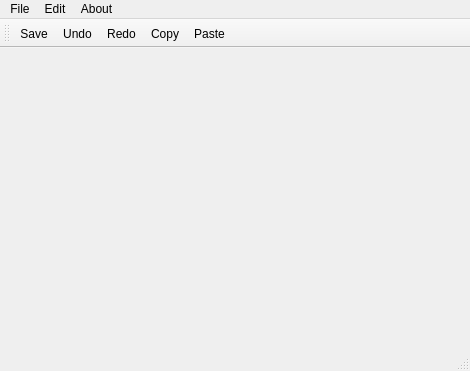
<?xml version="1.0" encoding="UTF-8"?>
<ui version="4.0">
 <class>MainWindow</class>
 <widget class="QMainWindow" name="MainWindow">
  <property name="geometry">
   <rect>
    <x>0</x>
    <y>0</y>
    <width>470</width>
    <height>371</height>
   </rect>
  </property>
  <property name="windowTitle">
   <string>MainWindow</string>
  </property>
  <widget class="QWidget" name="centralWidget"/>
  <widget class="QMenuBar" name="menuBar">
   <property name="geometry">
    <rect>
     <x>0</x>
     <y>0</y>
     <width>470</width>
     <height>22</height>
    </rect>
   </property>
   <widget class="QMenu" name="menuFile">
    <property name="title">
     <string>File</string>
    </property>
    <addaction name="separator"/>
    <addaction name="separator"/>
    <addaction name="actionOpen"/>
    <addaction name="actionSave"/>
    <addaction name="actionQuit"/>
   </widget>
   <widget class="QMenu" name="menuEdit">
    <property name="title">
     <string>Edit</string>
    </property>
    <addaction name="actionCopy"/>
    <addaction name="actionPaste"/>
    <addaction name="actionUndo"/>
    <addaction name="actionRedo"/>
   </widget>
   <widget class="QMenu" name="menuAbout">
    <property name="title">
     <string>About</string>
    </property>
    <addaction name="actionABout_Qt"/>
   </widget>
   <addaction name="menuFile"/>
   <addaction name="menuEdit"/>
   <addaction name="menuAbout"/>
  </widget>
  <widget class="QToolBar" name="mainToolBar">
   <attribute name="toolBarArea">
    <enum>TopToolBarArea</enum>
   </attribute>
   <attribute name="toolBarBreak">
    <bool>false</bool>
   </attribute>
   <addaction name="actionSave"/>
   <addaction name="actionUndo"/>
   <addaction name="actionRedo"/>
   <addaction name="actionCopy"/>
   <addaction name="actionPaste"/>
  </widget>
  <widget class="QStatusBar" name="statusBar"/>
  <action name="actionOpen">
   <property name="icon">
    <iconset resource="icon.qrc">
     <normaloff>:/images/open.png</normaloff>:/images/open.png</iconset>
   </property>
   <property name="text">
    <string>Open</string>
   </property>
   <property name="shortcut">
    <string>Ctrl+O</string>
   </property>
  </action>
  <action name="actionSave">
   <property name="icon">
    <iconset resource="icon.qrc">
     <normaloff>:/images/save.png</normaloff>:/images/save.png</iconset>
   </property>
   <property name="text">
    <string>Save</string>
   </property>
   <property name="shortcut">
    <string>Ctrl+S</string>
   </property>
  </action>
  <action name="actionQuit">
   <property name="icon">
    <iconset resource="icon.qrc">
     <normaloff>:/images/exit.png</normaloff>:/images/exit.png</iconset>
   </property>
   <property name="text">
    <string>Quit</string>
   </property>
   <property name="shortcut">
    <string>Ctrl+X</string>
   </property>
  </action>
  <action name="actionCopy">
   <property name="icon">
    <iconset resource="icon.qrc">
     <normaloff>:/images/copy.png</normaloff>:/images/copy.png</iconset>
   </property>
   <property name="text">
    <string>Copy</string>
   </property>
   <property name="shortcut">
    <string>Ctrl+C</string>
   </property>
  </action>
  <action name="actionPaste">
   <property name="icon">
    <iconset resource="icon.qrc">
     <normaloff>:/images/paste.png</normaloff>:/images/paste.png</iconset>
   </property>
   <property name="text">
    <string>Paste</string>
   </property>
   <property name="shortcut">
    <string>Ctrl+P</string>
   </property>
  </action>
  <action name="actionUndo">
   <property name="icon">
    <iconset resource="icon.qrc">
     <normaloff>:/images/undo.png</normaloff>:/images/undo.png</iconset>
   </property>
   <property name="text">
    <string>Undo</string>
   </property>
   <property name="shortcut">
    <string>Ctrl+Z</string>
   </property>
  </action>
  <action name="actionRedo">
   <property name="icon">
    <iconset resource="icon.qrc">
     <normaloff>:/images/redo.png</normaloff>:/images/redo.png</iconset>
   </property>
   <property name="text">
    <string>Redo</string>
   </property>
   <property name="shortcut">
    <string>Ctrl+Y</string>
   </property>
  </action>
  <action name="actionABout_Qt">
   <property name="icon">
    <iconset resource="icon.qrc">
     <normaloff>:/images/info.png</normaloff>:/images/info.png</iconset>
   </property>
   <property name="text">
    <string>ABout Qt</string>
   </property>
   <property name="shortcut">
    <string>Ctrl+I</string>
   </property>
  </action>
 </widget>
 <layoutdefault spacing="6" margin="11"/>
 <resources>
  <include location="icon.qrc"/>
 </resources>
 <connections/>
</ui>
